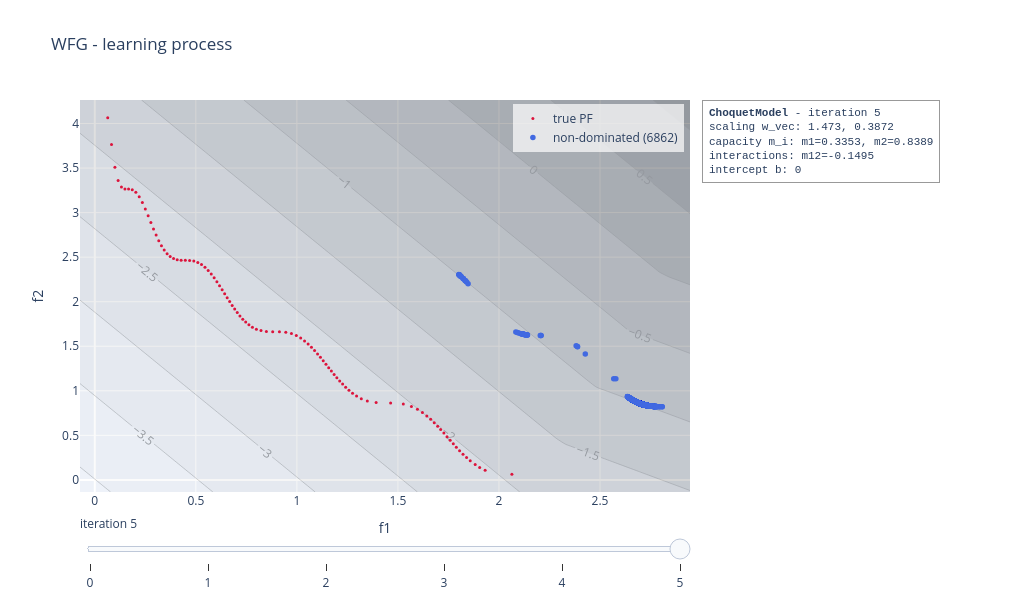

Notebook code cell kept with this figure:
### Code cell
choquet_model.visualise("learning", plot_scalarisation = True, show = False)

### Figure 1 — Plotly figure (JSON) as saved in the notebook; plotly's stock layout.template omitted (floating-point values rounded to 4 significant figures; data arrays with more than 128 entries replaced by an {"elided": "..."} marker saying what was removed)
{"data": [{"marker": {"color": "crimson", "size": 3}, "mode": "markers", "name": "true PF", "type": "scatter", "x": [0.06395, 0.08266, 0.09947, 0.1155, 0.1318, 0.1491, 0.1672, 0.1854, 0.2031, 0.2197, 0.2354, 0.2501, 0.264, 0.2775, 0.2906, 0.3035, 0.3166, 0.3298, 0.3435, 0.3578, 0.3731, 0.3897, 0.4077, 0.4272, 0.4479, 0.4691, 0.4899, 0.5096, 0.5281, 0.5452, 0.5612, 0.5763, 0.5906, 0.6042, 0.6173, 0.6302, 0.6427, 0.655, 0.6674, 0.6798, 0.6923, 0.7051, 0.7183, 0.7321, 0.7468, 0.7626, 0.78, 0.7997, 0.8224, 0.8492, 0.8803, 0.9136, 0.9452, 0.9731, 0.9973, 1.019, 1.038, 1.056, 1.072, 1.088, 1.102, 1.117, 1.13, 1.144, 1.157, 1.171, 1.184, 1.198, 1.212, 1.226, 1.242, 1.258, 1.275, 1.295, 1.319, 1.349, 1.392, 1.464, 1.527, 1.567, 1.597, 1.621, 1.643, 1.662, 1.68, 1.697, 1.712, 1.727, 1.743, 1.759, 1.774, 1.789, 1.805, 1.822, 1.84, 1.858, 1.882, 1.904, 1.932, 2.064], "y": [4.064, 3.765, 3.508, 3.359, 3.288, 3.266, 3.264, 3.256, 3.228, 3.179, 3.115, 3.041, 2.965, 2.889, 2.816, 2.748, 2.685, 2.628, 2.58, 2.539, 2.506, 2.484, 2.47, 2.465, 2.464, 2.463, 2.456, 2.441, 2.418, 2.387, 2.351, 2.312, 2.269, 2.225, 2.18, 2.135, 2.089, 2.045, 2.001, 1.958, 1.917, 1.878, 1.84, 1.804, 1.771, 1.741, 1.714, 1.692, 1.676, 1.666, 1.664, 1.663, 1.657, 1.642, 1.62, 1.592, 1.56, 1.525, 1.489, 1.452, 1.414, 1.375, 1.337, 1.298, 1.26, 1.222, 1.184, 1.147, 1.111, 1.075, 1.04, 1.005, 0.9725, 0.941, 0.9119, 0.8861, 0.8678, 0.8638, 0.8516, 0.8248, 0.7919, 0.7556, 0.7173, 0.6793, 0.6408, 0.6011, 0.5646, 0.5248, 0.485, 0.4446, 0.405, 0.3674, 0.3282, 0.289, 0.2507, 0.2147, 0.1719, 0.1399, 0.1091, 0.06395]}, {"marker": {"color": "royalblue", "size": 5.5}, "mode": "markers", "name": "non-dominated (6862)", "type": "scatter", "x": {"elided": "6862 float values"}, "y": {"elided": "6862 float values"}}, {"colorscale": [[0, "rgb(255,255,255)"], [0.125, "rgb(240,240,240)"], [0.25, "rgb(217,217,217)"], [0.375, "rgb(189,189,189)"], [0.5, "rgb(150,150,150)"], [0.625, "rgb(115,115,115)"], [0.75, "rgb(82,82,82)"], [0.875, "rgb(37,37,37)"], [1, "rgb(0,0,0)"]], "contours": {"showlabels": true}, "opacity": 0.35, "showlegend": false, "showscale": false, "type": "contour", "x": [-0.07326, -0.0221, 0.02907, 0.08023, 0.1314, 0.1826, 0.2337, 0.2849, 0.336, 0.3872, 0.4384, 0.4895, 0.5407, 0.5919, 0.643, 0.6942, 0.7454, 0.7965, 0.8477, 0.8988, 0.95, 1.001, 1.052, 1.103, 1.155, 1.206, 1.257, 1.308, 1.359, 1.41, 1.462, 1.513, 1.564, 1.615, 1.666, 1.717, 1.769, 1.82, 1.871, 1.922, 1.973, 2.024, 2.076, 2.127, 2.178, 2.229, 2.28, 2.331, 2.383, 2.434, 2.485, 2.536, 2.587, 2.638, 2.69, 2.741, 2.792, 2.843, 2.894, 2.945], "y": [-0.136, -0.06147, 0.0131, 0.08768, 0.1623, 0.2368, 0.3114, 0.386, 0.4606, 0.5351, 0.6097, 0.6843, 0.7589, 0.8334, 0.908, 0.9826, 1.057, 1.132, 1.206, 1.281, 1.355, 1.43, 1.505, 1.579, 1.654, 1.728, 1.803, 1.878, 1.952, 2.027, 2.101, 2.176, 2.25, 2.325, 2.4, 2.474, 2.549, 2.623, 2.698, 2.772, 2.847, 2.922, 2.996, 3.071, 3.145, 3.22, 3.294, 3.369, 3.444, 3.518, 3.593, 3.667, 3.742, 3.816, 3.891, 3.966, 4.04, 4.115, 4.189, 4.264], "z": {"elided": "60x60 float values"}}], "layout": {"annotations": [{"align": "left", "bgcolor": "rgba(255,255,255,0.85)", "bordercolor": "#999999", "borderpad": 6, "borderwidth": 1, "font": {"family": "Courier New, monospace", "size": 11}, "showarrow": false, "text": "<b>ChoquetModel</b> - iteration 5<br>scaling w_vec: 1.473, 0.3872<br>capacity m_i: m1=0.3353, m2=0.8389<br>interactions: m12=-0.1495<br>intercept b: 0", "x": 1.02, "xanchor": "left", "xref": "paper", "y": 1, "yanchor": "top", "yref": "paper"}], "height": 600, "legend": {"bgcolor": "rgba(255,255,255,0.7)", "x": 0.99, "xanchor": "right", "y": 0.99, "yanchor": "top"}, "margin": {"r": 330}, "showlegend": true, "sliders": [{"active": 5, "currentvalue": {"prefix": "iteration "}, "steps": [{"args": [["0"], {"frame": {"redraw": true}, "mode": "immediate"}], "label": "0", "method": "animate"}, {"args": [["1"], {"frame": {"redraw": true}, "mode": "immediate"}], "label": "1", "method": "animate"}, {"args": [["2"], {"frame": {"redraw": true}, "mode": "immediate"}], "label": "2", "method": "animate"}, {"args": [["3"], {"frame": {"redraw": true}, "mode": "immediate"}], "label": "3", "method": "animate"}, {"args": [["4"], {"frame": {"redraw": true}, "mode": "immediate"}], "label": "4", "method": "animate"}, {"args": [["5"], {"frame": {"redraw": true}, "mode": "immediate"}], "label": "5", "method": "animate"}]}], "title": {"text": "WFG - learning process"}, "width": 1020, "xaxis": {"range": [-0.07326, 2.945], "title": {"text": "f1"}}, "yaxis": {"range": [-0.136, 4.264], "title": {"text": "f2"}}}}
